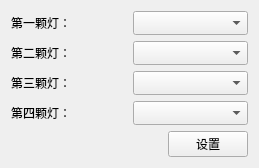
<?xml version="1.0" encoding="UTF-8"?>
<ui version="4.0">
 <class>RGBchange</class>
 <widget class="QWidget" name="RGBchange">
  <property name="geometry">
   <rect>
    <x>0</x>
    <y>0</y>
    <width>259</width>
    <height>166</height>
   </rect>
  </property>
  <property name="font">
   <font>
    <family>Calibri</family>
   </font>
  </property>
  <property name="windowTitle">
   <string>红绿蓝交换</string>
  </property>
  <layout class="QHBoxLayout" name="horizontalLayout_6">
   <item>
    <layout class="QVBoxLayout" name="verticalLayout_2">
     <item>
      <layout class="QVBoxLayout" name="verticalLayout">
       <item>
        <layout class="QHBoxLayout" name="horizontalLayout">
         <item>
          <widget class="QLabel" name="label">
           <property name="text">
            <string>第一颗灯：</string>
           </property>
          </widget>
         </item>
         <item>
          <widget class="QComboBox" name="comboBox"/>
         </item>
        </layout>
       </item>
       <item>
        <layout class="QHBoxLayout" name="horizontalLayout_2">
         <item>
          <widget class="QLabel" name="label_2">
           <property name="text">
            <string>第二颗灯：</string>
           </property>
          </widget>
         </item>
         <item>
          <widget class="QComboBox" name="comboBox_2"/>
         </item>
        </layout>
       </item>
       <item>
        <layout class="QHBoxLayout" name="horizontalLayout_3">
         <item>
          <widget class="QLabel" name="label_3">
           <property name="text">
            <string>第三颗灯：</string>
           </property>
          </widget>
         </item>
         <item>
          <widget class="QComboBox" name="comboBox_3"/>
         </item>
        </layout>
       </item>
       <item>
        <layout class="QHBoxLayout" name="horizontalLayout_4">
         <item>
          <widget class="QLabel" name="label_4">
           <property name="text">
            <string>第四颗灯：</string>
           </property>
          </widget>
         </item>
         <item>
          <widget class="QComboBox" name="comboBox_4"/>
         </item>
        </layout>
       </item>
      </layout>
     </item>
     <item>
      <layout class="QHBoxLayout" name="horizontalLayout_5">
       <item>
        <spacer name="horizontalSpacer">
         <property name="orientation">
          <enum>Qt::Horizontal</enum>
         </property>
         <property name="sizeHint" stdset="0">
          <size>
           <width>40</width>
           <height>20</height>
          </size>
         </property>
        </spacer>
       </item>
       <item>
        <widget class="QPushButton" name="pushButton">
         <property name="text">
          <string>    设置    </string>
         </property>
        </widget>
       </item>
      </layout>
     </item>
    </layout>
   </item>
  </layout>
 </widget>
 <resources/>
 <connections/>
</ui>
